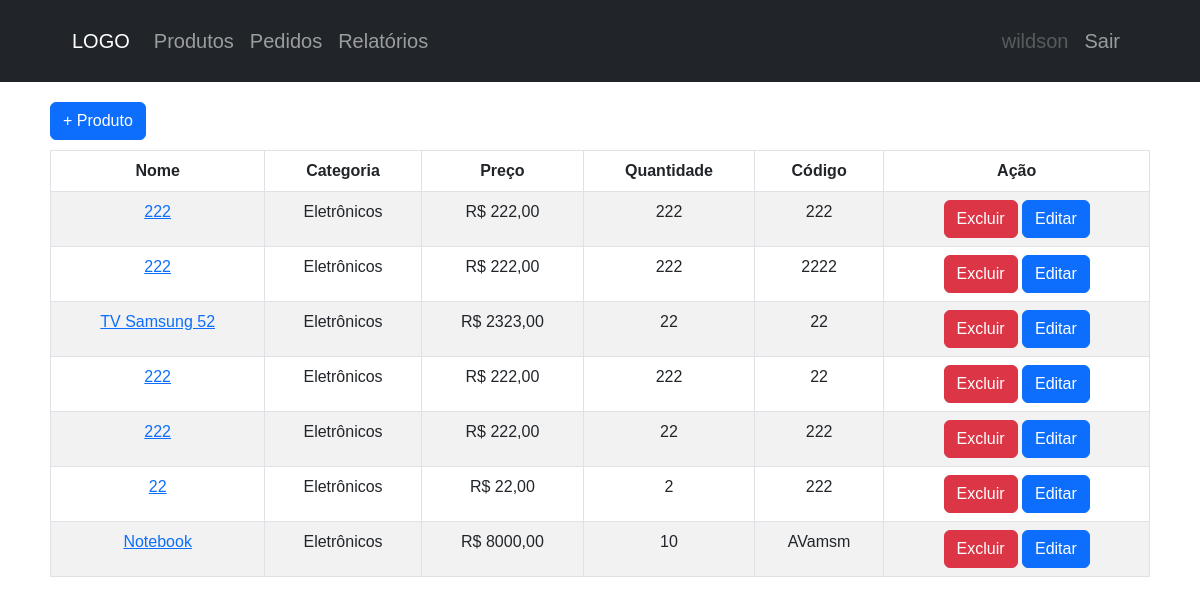
The app's page / (signed in) with its own data.
### estoqueADS/models.py (models this page shows, shortened)
class Produtos(models.Model):
    criador = models.ForeignKey(User, on_delete=models.CASCADE)
    nome = models.CharField(max_length=255)
    imagem = models.ImageField(blank=True)
    categoria = models.ForeignKey(Categoria, on_delete=models.CASCADE, blank=True)
    preco = models.DecimalField(decimal_places=2, max_digits=9)
    descricao = models.TextField()
    quantidade = models.IntegerField()
    codigo = models.CharField(max_length=12)
    em_estoque = models.BooleanField()
    data_criacao = models.DateField()
    class Meta:
        verbose_name = "Produto"
        verbose_name_plural = "Produtos"

class Categoria(models.Model):
    nome = models.CharField(max_length=255)
    def __str__(self):
        return self.nome

### estoqueADS/views.py (the view)
# urls.py: path('', views.index, name='index'),
@login_required(redirect_field_name='login')
def index(request):
    query = request.GET.get('q', '')
    print(query)
    produtos = Produtos.objects.filter(criador_id=request.user.id, nome__icontains=query).order_by('id')
    return render(request, 'pages/index.html', {'produtos':produtos})

### estoqueADS/templates/pages/index.html (shortened to what this page needs)
{% load static %}
<!DOCTYPE html>
<html lang="pt-BR">
<head>
    <link href="https://cdn.jsdelivr.net/npm/bootstrap@5.3.0-alpha1/dist/css/bootstrap.min.css" rel="stylesheet">
    <link rel="stylesheet" href="{% static 'css/style.css' %}">
</head>
<body>
    <header>
        <nav class="navbar navbar-expand-lg navbar-dark bg-dark">
            <div class="container-fluid">
                <a class="navbar-brand" href="#">LOGO</a>
                <div class="collapse navbar-collapse" id="navbarNav">
                    <ul class="navbar-nav">
                        <li class="nav-item">
                            <a class="nav-link" href="{% url 'index' %}">Produtos</a>
                        </li>
                        <li class="nav-item">
                            <a class="nav-link" href="#">Pedidos</a>
                        </li>
                        <li class="nav-item">
                            <a class="nav-link" href="#">Relatórios</a>
                        </li>
                    </ul>
                    <ul class="navbar-nav ms-auto">
                        <li class="nav-item">
                            <a class="nav-link disabled" href="#" tabindex="-1" aria-disabled="true">{{user}}</a>
                        </li>
                        <li class="nav-item">
                            <a class="nav-link" href="{% url 'logout' %}">Sair</a>
                        </li>
                    </ul>
                </div>
            </div>
        </nav>
    </header>
    <main>
        <a href="{% url 'adicionar-produto' %}" class="btn btn-primary">+ Produto</a>
        <div class="table-responsive">
            <table class="table table-striped table-bordered">
                <thead class="bg-dark text-white">
                    <tr>
                        <th>Nome</th>
                        <th>Categoria</th>
                        <th>Preço</th>
                        <th>Quantidade</th>
                        <th>Código</th>
                        <th>Ação</th>
                    </tr>
                </thead>
                <tbody>
                    {% if produtos %}
                    {% for produto in produtos %}
                    <tr>
                        <td>
                            <a href="{% url 'produto' produto.id %}">{{ produto.nome }}</a>
                        </td>
                        <td>{{ produto.categoria }}</td>
                        <td>R$ {{ produto.preco }}</td>
                        <td>{{ produto.quantidade }}</td>
                        <td>{{ produto.codigo }}</td>
                        <td>
                            <a href="{% url 'excluir' produto.id %}" class="btn btn-danger">Excluir</a>
                            <a href="#" class="btn btn-primary">Editar</a>
                        </td>
                    </tr>
                    {% endfor %}
                    {% else %}
                    <tr>
                        <td colspan="6"><h1 class="text-center">Nenhum Produto Cadastrado.</h1></td>
                    </tr>
                    {% endif %}
                </tbody>
            </table>
        </div>
    </main>
</body>
</html>

### templates/static/css/style.css (style rules this page uses)
* { margin: 0; padding: 0; list-style: none; text-decoration: none; font-family: 'Gill Sans', 'Gill Sans MT', Calibri, 'Trebuchet MS', sans-serif; }
header { position: relative; }
.navbar { display: flex; align-items: center; justify-content: center; padding: 1.5% 5%; }
.nav-item { display: flex; gap: 50px; font-size: 20px; }
main { padding: 20px 50px; }
table { margin: 10px 0; width: 100%; text-align: center; border-collapse: collapse; border-radius: 30px 30px 0 0; }
main > a { padding: 6px 2%; background-color: rgba(19, 10, 192, 0.694); border-radius: 12px; color: white; font-size: 20px; border: none; cursor: pointer; }
th { background-color: rgba(19, 10, 192, 0.694); padding: 10px; color: white; }
td { padding: 10px; }
tr:nth-child(even) { background-color: rgba(128, 128, 128, 0.251); }

### records on screen
Produtos: nome "222", categoria "Eletrônicos", preco "222,00", quantidade "222", codigo "222"
Produtos: nome "222", categoria "Eletrônicos", preco "222,00", quantidade "222", codigo "2222"
Produtos: nome "TV Samsung 52", categoria "Eletrônicos", preco "2323,00", quantidade "22", codigo "22"
Produtos: nome "222", categoria "Eletrônicos", preco "222,00", quantidade "222", codigo "22"
Produtos: nome "222", categoria "Eletrônicos", preco "222,00", quantidade "22", codigo "222"
Produtos: nome "22", categoria "Eletrônicos", preco "22,00", quantidade "2", codigo "222"
Produtos: nome "Notebook", categoria "Eletrônicos", preco "8000,00", quantidade "10", codigo "AVamsm"

### other values on screen
{{ user }} "wildson"
